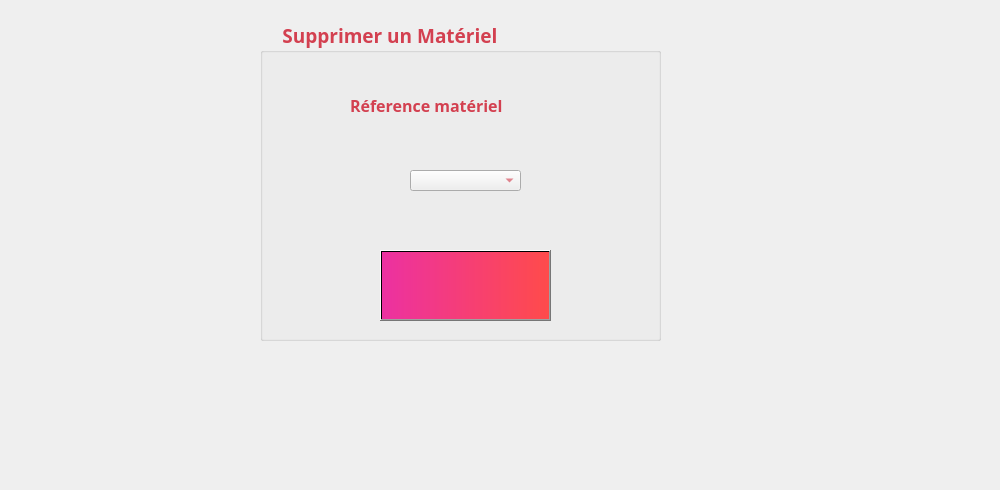
     <widget class="QWidget" name="tab_materiel_11">
      <attribute name="title">
       <string>Supprimer</string>
      </attribute>
      <widget class="QGroupBox" name="groupBox_materiel_6">
       <property name="geometry">
        <rect>
         <x>260</x>
         <y>20</y>
         <width>401</width>
         <height>321</height>
        </rect>
       </property>
       <property name="font">
        <font>
         <family>Lucida Calligraphy</family>
         <pointsize>14</pointsize>
         <weight>75</weight>
         <bold>true</bold>
        </font>
       </property>
       <property name="layoutDirection">
        <enum>Qt::LeftToRight</enum>
       </property>
       <property name="styleSheet">
        <string notr="true">color: rgb(211, 64, 80);</string>
       </property>
       <property name="title">
        <string>    Supprimer un Matériel</string>
       </property>
       <widget class="QLabel" name="label_materiel_45">
        <property name="geometry">
         <rect>
          <x>168</x>
          <y>318</y>
          <width>2101</width>
          <height>2211</height>
         </rect>
        </property>
        <property name="text">
         <string/>
        </property>
        <property name="pixmap">
         <pixmap>macaron.jpg</pixmap>
        </property>
       </widget>
       <widget class="QLabel" name="label_materiel_53">
        <property name="geometry">
         <rect>
          <x>90</x>
          <y>70</y>
          <width>251</width>
          <height>31</height>
         </rect>
        </property>
        <property name="font">
         <font>
          <family>Lucida Calligraphy</family>
          <pointsize>12</pointsize>
          <weight>75</weight>
          <bold>true</bold>
         </font>
        </property>
        <property name="text">
         <string>Réference matériel</string>
        </property>
       </widget>
       <widget class="QPushButton" name="pushButton_materiel_8">
        <property name="geometry">
         <rect>
          <x>120</x>
          <y>230</y>
          <width>171</width>
          <height>71</height>
         </rect>
        </property>
        <property name="font">
         <font>
          <family>Lucida Calligraphy</family>
          <pointsize>11</pointsize>
          <weight>75</weight>
          <bold>true</bold>
         </font>
        </property>
        <property name="styleSheet">
         <string notr="true">background-color: qlineargradient(spread:pad, x1:0, y1:0, x2:1, y2:0, stop:0 rgba(236, 49, 161, 255), stop:1 rgba(255, 75, 75, 255));</string>
        </property>
        <property name="text">
         <string/>
        </property>
        <property name="icon">
         <iconset>
          <normaloff>../../../../../../../../../../i/poubelle.png</normaloff>../../../../../../../../../../i/poubelle.png</iconset>
        </property>
        <property name="iconSize">
         <size>
          <width>150</width>
          <height>150</height>
         </size>
        </property>
       </widget>
       <widget class="QComboBox" name="comboBox_materiel_2">
        <property name="geometry">
         <rect>
          <x>150</x>
          <y>150</y>
          <width>111</width>
          <height>21</height>
         </rect>
        </property>
       </widget>
      </widget>
      <widget class="QLabel" name="label_materiel_43">
       <property name="geometry">
        <rect>
         <x>0</x>
         <y>0</y>
         <width>991</width>
         <height>481</height>
        </rect>
       </property>
       <property name="text">
        <string/>
       </property>
       <property name="pixmap">
        <pixmap>../../s.png</pixmap>
       </property>
      </widget>
      <widget class="QLabel" name="label_36">
       <property name="geometry">
        <rect>
         <x>-30</x>
         <y>-40</y>
         <width>991</width>
         <height>481</height>
        </rect>
       </property>
       <property name="text">
        <string/>
       </property>
       <property name="pixmap">
        <pixmap>../../../../../../../../../../i/s.png</pixmap>
       </property>
      </widget>
      <zorder>label_36</zorder>
      <zorder>label_materiel_43</zorder>
      <zorder>groupBox_materiel_6</zorder>
     </widget>
